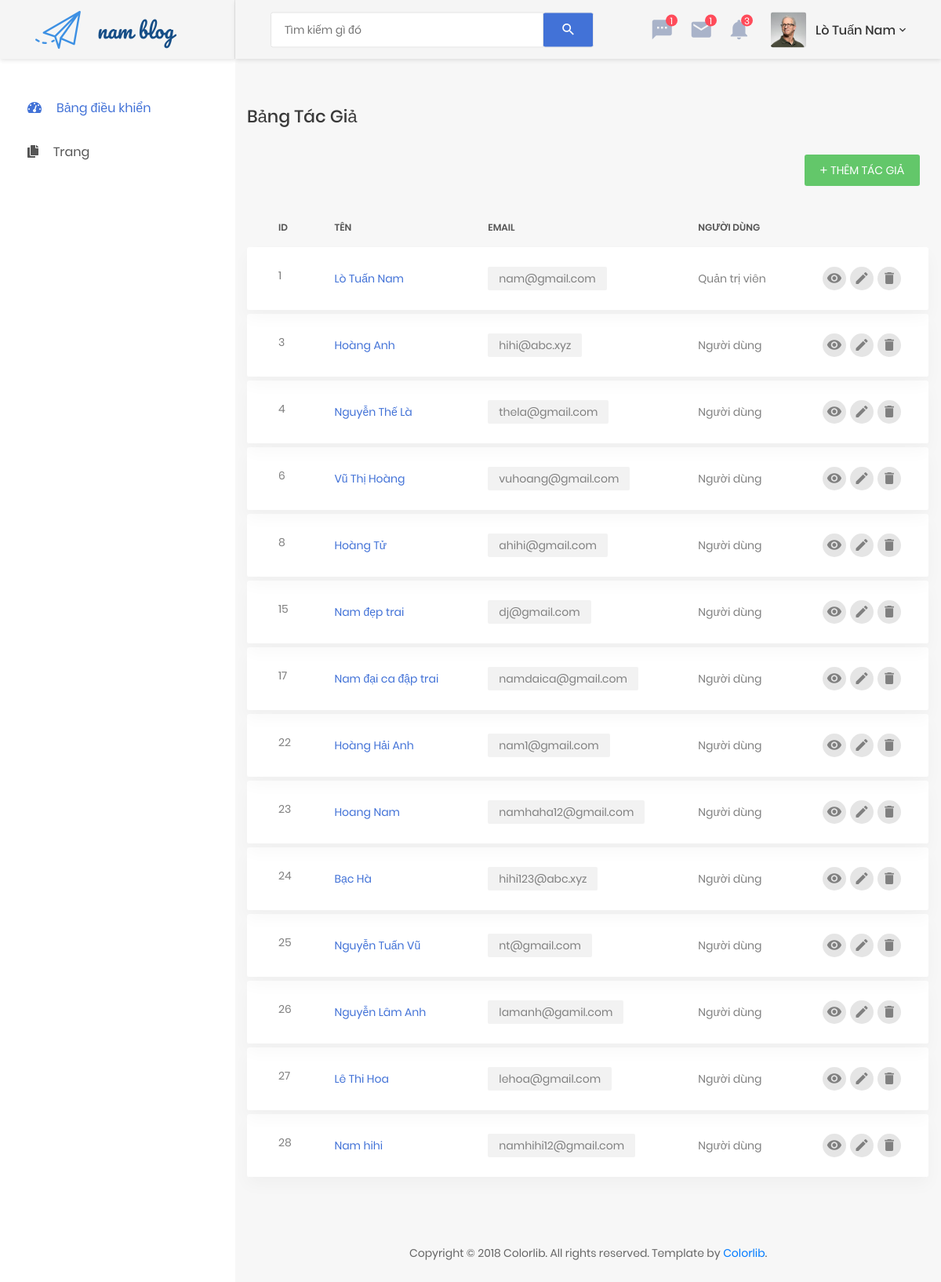
Page /admin/index.php?mod=author (signed in) on the committed database.
### tables this page shows
CREATE TABLE `authors`  (
  `id` int(11) NOT NULL AUTO_INCREMENT,
  `name` varchar(100) NULL DEFAULT NULL,
  `email` varchar(100) NULL DEFAULT NULL,
  `password` varchar(32) NULL DEFAULT NULL,
  `about` varchar(255) NULL DEFAULT NULL,
  `status` int(100) NULL DEFAULT NULL COMMENT '1 - active, 0 - deactive',
  `user` int(10) NULL DEFAULT NULL,
  PRIMARY KEY (`id`) USING BTREE
);

### admin/controllers/AuthorController.php (called while the page is built, shortened)
<?php
	class AuthorController{
		var $auth_model;
		function __construct(){
			$this->auth_model = new Author();
		}
		public function list(){
			$data = $this->auth_model->All();
			require_once('views/author/list.php');
		}
	}
 ?>

### admin/models/Connection.php (called while the page is built, shortened)
<?php
	class Connection{
	    function __construct(){
		    $servername = "localhost";
		    $username = "root";
		    $password = "";
		    $dbname = "blogs";
		    $this->conn = new mysqli($servername, $username, $password, $dbname);
	    }
	}
 ?>

### admin/models/Model.php (called while the page is built, shortened)
<?php
	require_once('Connection.php');
	class Model{
		var $connection;
		var $table = '';
		function __construct(){
			$conn_obj = new Connection();
			$this->connection = $conn_obj->conn;
		}
		function All(){
		    $query = "SELECT * FROM ".$this->table;
		    $data = array();
		    $result = $this->connection->query($query);
		    while($row = $result->fetch_assoc()) {
		    	$data[] = $row;
		    }
		    return $data;
		}
	}
 ?>

### admin/views/author/list.php (the view, shortened to what this page needs)
<?php require_once('views/require/header.php') ?>
        <div class="main-content page-content--bgf7">
            <section class="p-t-20">
                <div class="container">
                    <div class="row">
                        <div class="col-md-12">
                            <h3 class="title-5 m-b-35">bảng tác giả</h3>
                            <div class="table-data__tool">
                                <div class="table-data__tool-right">
                                    <button class="au-btn au-btn-icon au-btn--green au-btn--small">
                                        <i class="zmdi zmdi-plus"></i><a style="color: white;" href="?mod=author&act=add">thêm tác giả</a>
                                    </button>
                                </div>
                            </div>
                            <div class="table-responsive table-responsive-data2">
                                <table class="table table-data2">
                                    <thead>
                                        <tr>
                                            <th>id</th>
                                            <th>tên</th>
                                            <th>email</th>
                                            <th>người dùng</th>
                                            <th></th>
                                        </tr>
                                    </thead>
                                    <tbody>
                                        <?php foreach ($data as $row) {?>
                                        <tr class="tr-shadow">
                                            <td><?= $row['id'] ?></td>
                                            <td class="desc"><?= $row['name'] ?></td>
                                            <td>
                                                <span class="block-email"><?= $row['email'] ?></span>
                                            </td>
                                            <td>
                                                <?php
                                                    if ($row['user'] == 1) {
                                                        echo "Quản trị viên";
                                                    }else{
                                                        echo "Người dùng";
                                                    }
                                                ?>
                                            </td>
                                            <td>
                                                <div class="table-data-feature">
                                                    <button class="item" data-toggle="tooltip" data-placement="top" title="Xem">
                                                        <a href="?mod=author&act=detail&id=<?= $row['id'] ?>"><i class="zmdi zmdi-eye"></i></a>
                                                    </button>
                                                    <button class="item" data-toggle="tooltip" data-placement="top" title="Sửa">
                                                        <a href="?mod=author&act=edit&id=<?= $row['id'] ?>"><i class="zmdi zmdi-edit"></i></a>
                                                    </button>
                                                    <button class="item" data-toggle="tooltip" data-placement="top" title="Xóa">
                                                        <a href="?mod=author&act=delete&id=<?= $row['id'] ?>"><i class="zmdi zmdi-delete"></i></a>
                                                    </button>
                                                </div>
                                            </td>
                                        </tr>
                                        <tr class="spacer"></tr>
                                        <?php } ?>
                                    </tbody>
                                </table>
                            </div>
                        </div>
                    </div>
                </div>
            </section>
            <section class="p-t-60 p-b-20">
                <div class="container">
                    <div class="row">
                        <div class="col-md-12">
                            <div class="copyright">
                                <p>Copyright © 2018 Colorlib. All rights reserved. Template by <a href="https://colorlib.com">Colorlib</a>.</p>
                            </div>
                        </div>
                    </div>
                </div>
            </section>
        </div>
    </div>
<?php require_once('views/require/footer.php') ?>

### rows in the picture
authors: id "1", name "Lò Tuấn Nam", email "nam@gmail.com", user "Quản trị viên"
authors: id "3", name "Hoàng Anh", email "hihi@abc.xyz", user "Người dùng"
authors: id "4", name "Nguyễn Thế Là", email "thela@gmail.com", user "Người dùng"
authors: id "6", name "Vũ Thị Hoàng", email "vuhoang@gmail.com", user "Người dùng"
authors: id "8", name "Hoàng Tử", email "ahihi@gmail.com", user "Người dùng"
authors: id "15", name "Nam đẹp trai", email "dj@gmail.com", user "Người dùng"
authors: id "17", name "Nam đại ca đập trai", email "namdaica@gmail.com", user "Người dùng"
authors: id "22", name "Hoàng Hải Anh", email "nam1@gmail.com", user "Người dùng"
authors: id "23", name "Hoang Nam", email "namhaha12@gmail.com", user "Người dùng"
authors: id "24", name "Bạc Hà", email "hihi123@abc.xyz", user "Người dùng"
authors: id "25", name "Nguyễn Tuấn Vũ", email "nt@gmail.com", user "Người dùng"
authors: id "26", name "Nguyễn Lâm Anh", email "lamanh@gamil.com", user "Người dùng"
authors: id "27", name "Lê Thi Hoa", email "lehoa@gmail.com", user "Người dùng"
authors: id "28", name "Nam hihi", email "namhihi12@gmail.com", user "Người dùng"

### other values in the picture
$_SESSION['author']['name'] "Lò Tuấn Nam"
